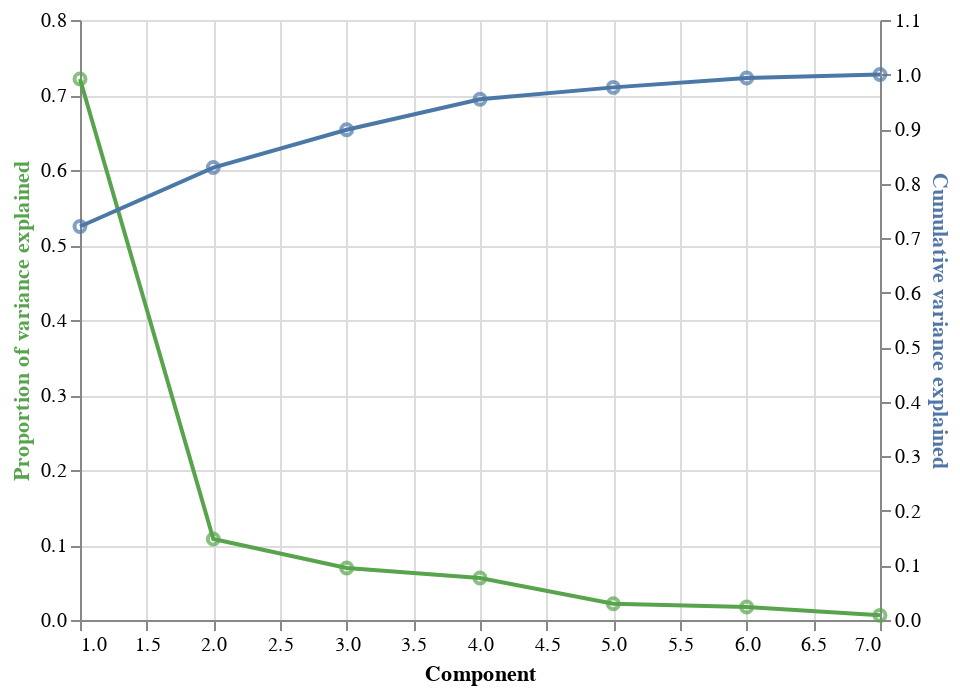

Source (notebook cell):
### Code cell
# encode component axis only as base layer
base = alt.Chart(pca_var_explained).encode(
     x = 'Component')

# make a base layer for the proportion of variance explained
prop_var_base = base.encode(
    y = alt.Y('Proportion of variance explained',
              axis = alt.Axis(titleColor = '#57A44C'))
)

# make a base layer for the cumulative variance explained
cum_var_base = base.encode(
    y = alt.Y('Cumulative variance explained', 
              axis = alt.Axis(titleColor ='#5276A7')) 
)

# add points and lines to each base layer
prop_var = prop_var_base.mark_line(
    stroke = '#57A44C') + prop_var_base.mark_point(color = '#57A44C')

cum_var = cum_var_base.mark_line() + cum_var_base.mark_point()

# layer the layers
var_explained_plot = alt.layer(prop_var, cum_var).resolve_scale(y ='independent')

# display
var_explained_plot

### Figure 1 — Vega-Lite specification as saved in the notebook (floating-point values rounded to 4 significant figures)
{"$schema": "https://vega.github.io/schema/vega-lite/v4.17.0.json", "config": {"view": {"continuousHeight": 300, "continuousWidth": 400}}, "data": {"name": "data-57a7ec48a2534da85209ee0ab7cefc7e"}, "datasets": {"data-57a7ec48a2534da85209ee0ab7cefc7e": [{"Component": 1, "Cumulative variance explained": 0.7214, "Proportion of variance explained": 0.7214}, {"Component": 2, "Cumulative variance explained": 0.8294, "Proportion of variance explained": 0.108}, {"Component": 3, "Cumulative variance explained": 0.8988, "Proportion of variance explained": 0.0694}, {"Component": 4, "Cumulative variance explained": 0.9548, "Proportion of variance explained": 0.05594}, {"Component": 5, "Cumulative variance explained": 0.9765, "Proportion of variance explained": 0.02171}, {"Component": 6, "Cumulative variance explained": 0.9938, "Proportion of variance explained": 0.01733}, {"Component": 7, "Cumulative variance explained": 1.0, "Proportion of variance explained": 0.006194}]}, "layer": [{"layer": [{"encoding": {"x": {"field": "Component", "type": "quantitative"}, "y": {"axis": {"titleColor": "#57A44C"}, "field": "Proportion of variance explained", "type": "quantitative"}}, "mark": {"stroke": "#57A44C", "type": "line"}}, {"encoding": {"x": {"field": "Component", "type": "quantitative"}, "y": {"axis": {"titleColor": "#57A44C"}, "field": "Proportion of variance explained", "type": "quantitative"}}, "mark": {"color": "#57A44C", "type": "point"}}]}, {"layer": [{"encoding": {"x": {"field": "Component", "type": "quantitative"}, "y": {"axis": {"titleColor": "#5276A7"}, "field": "Cumulative variance explained", "type": "quantitative"}}, "mark": "line"}, {"encoding": {"x": {"field": "Component", "type": "quantitative"}, "y": {"axis": {"titleColor": "#5276A7"}, "field": "Cumulative variance explained", "type": "quantitative"}}, "mark": "point"}]}], "resolve": {"scale": {"y": "independent"}}}
